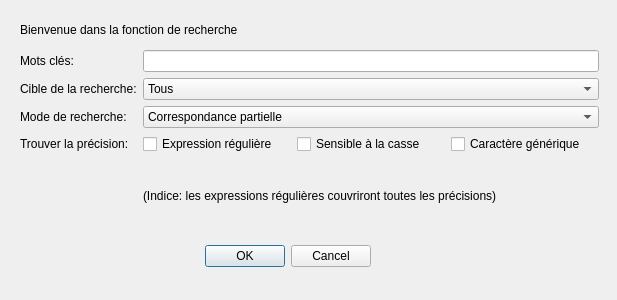
<?xml version="1.0" encoding="UTF-8"?>
<ui version="4.0">
 <class>FilterDialog</class>
 <widget class="QDialog" name="FilterDialog">
  <property name="geometry">
   <rect>
    <x>0</x>
    <y>0</y>
    <width>617</width>
    <height>300</height>
   </rect>
  </property>
  <property name="windowTitle">
   <string>Dialog</string>
  </property>
  <widget class="QDialogButtonBox" name="buttonBox">
   <property name="geometry">
    <rect>
     <x>30</x>
     <y>240</y>
     <width>341</width>
     <height>32</height>
    </rect>
   </property>
   <property name="orientation">
    <enum>Qt::Horizontal</enum>
   </property>
   <property name="standardButtons">
    <set>QDialogButtonBox::Cancel|QDialogButtonBox::Ok</set>
   </property>
  </widget>
  <widget class="QWidget" name="gridLayoutWidget">
   <property name="geometry">
    <rect>
     <x>20</x>
     <y>50</y>
     <width>579</width>
     <height>181</height>
    </rect>
   </property>
   <layout class="QGridLayout" name="gridLayout">
    <item row="2" column="1">
     <widget class="QComboBox" name="TypeBox">
      <item>
       <property name="text">
        <string>Correspondance partielle</string>
       </property>
      </item>
      <item>
       <property name="text">
        <string>Correspondance de préfixe</string>
       </property>
      </item>
      <item>
       <property name="text">
        <string>Correspondance de suffixe</string>
       </property>
      </item>
     </widget>
    </item>
    <item row="1" column="0">
     <widget class="QLabel" name="label_4">
      <property name="text">
       <string>Cible de la recherche:</string>
      </property>
     </widget>
    </item>
    <item row="1" column="1">
     <widget class="QComboBox" name="TargetBox">
      <item>
       <property name="text">
        <string>Tous</string>
       </property>
      </item>
      <item>
       <property name="text">
        <string>CNE</string>
       </property>
      </item>
      <item>
       <property name="text">
        <string>Nom</string>
       </property>
      </item>
      <item>
       <property name="text">
        <string>Sexe</string>
       </property>
      </item>
      <item>
       <property name="text">
        <string>Date de naissance</string>
       </property>
      </item>
      <item>
       <property name="text">
        <string>Ville</string>
       </property>
      </item>
      <item>
       <property name="text">
        <string>Adresse</string>
       </property>
      </item>
     </widget>
    </item>
    <item row="0" column="0">
     <widget class="QLabel" name="label">
      <property name="text">
       <string>Mots clés:</string>
      </property>
     </widget>
    </item>
    <item row="0" column="1">
     <widget class="QLineEdit" name="KeyEdit"/>
    </item>
    <item row="2" column="0">
     <widget class="QLabel" name="label_2">
      <property name="text">
       <string>Mode de recherche:</string>
      </property>
     </widget>
    </item>
    <item row="3" column="0">
     <widget class="QLabel" name="label_3">
      <property name="text">
       <string>Trouver la précision:</string>
      </property>
     </widget>
    </item>
    <item row="3" column="1">
     <layout class="QHBoxLayout" name="horizontalLayout">
      <item>
       <widget class="QCheckBox" name="RegxBox">
        <property name="text">
         <string>Expression régulière</string>
        </property>
       </widget>
      </item>
      <item>
       <widget class="QCheckBox" name="CaseBox">
        <property name="text">
         <string>Sensible à la casse</string>
        </property>
       </widget>
      </item>
      <item>
       <widget class="QCheckBox" name="WildBoix">
        <property name="text">
         <string>Caractère générique</string>
        </property>
       </widget>
      </item>
     </layout>
    </item>
    <item row="4" column="1">
     <widget class="QLabel" name="label_5">
      <property name="text">
       <string>(Indice: les expressions régulières couvriront toutes les précisions)</string>
      </property>
     </widget>
    </item>
   </layout>
  </widget>
  <widget class="QLabel" name="label_6">
   <property name="geometry">
    <rect>
     <x>20</x>
     <y>10</y>
     <width>311</width>
     <height>41</height>
    </rect>
   </property>
   <property name="styleSheet">
    <string notr="true">font: 9pt &quot;幼圆&quot;;</string>
   </property>
   <property name="text">
    <string>&lt;html&gt;&lt;head/&gt;&lt;body&gt;&lt;p&gt;Bienvenue dans la fonction de recherche&lt;/p&gt;&lt;/body&gt;&lt;/html&gt;</string>
   </property>
  </widget>
 </widget>
 <resources/>
 <connections>
  <connection>
   <sender>buttonBox</sender>
   <signal>accepted()</signal>
   <receiver>FilterDialog</receiver>
   <slot>accept()</slot>
   <hints>
    <hint type="sourcelabel">
     <x>248</x>
     <y>254</y>
    </hint>
    <hint type="destinationlabel">
     <x>157</x>
     <y>274</y>
    </hint>
   </hints>
  </connection>
  <connection>
   <sender>buttonBox</sender>
   <signal>rejected()</signal>
   <receiver>FilterDialog</receiver>
   <slot>reject()</slot>
   <hints>
    <hint type="sourcelabel">
     <x>316</x>
     <y>260</y>
    </hint>
    <hint type="destinationlabel">
     <x>286</x>
     <y>274</y>
    </hint>
   </hints>
  </connection>
 </connections>
</ui>
